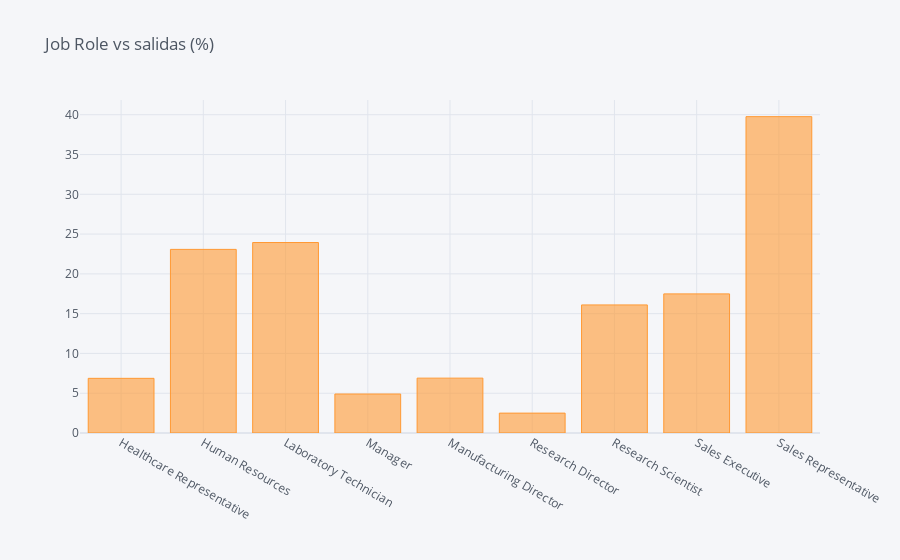

The notebook cell this image was saved under:
### Code cell
df_JobRole = pd.DataFrame(columns=["Job Role", "% of Leavers"])
i=0
for field in list(df_HR['JobRole'].unique()):
    ratio = df_HR[(df_HR['JobRole']==field)&(df_HR['Attrition']=="Yes")].shape[0] / df_HR[df_HR['JobRole']==field].shape[0]
    df_JobRole.loc[i] = (field, ratio*100)
    i += 1
    #print("In {}, the ratio of leavers is {:.2f}%".format(field, ratio*100))    
df_JR = df_JobRole.groupby(by="Job Role").sum()
df_JR.iplot(kind='bar',title='Job Role vs salidas (%)')

### Figure 1 — Plotly figure (JSON) as saved in the notebook; plotly's stock layout.template omitted (floating-point values rounded to 4 significant figures)
{"data": [{"marker": {"color": "rgba(255, 153, 51, 0.6)", "line": {"color": "rgba(255, 153, 51, 1.0)", "width": 1}}, "name": "% of Leavers", "orientation": "v", "text": "", "type": "bar", "x": ["Healthcare Representative", "Human Resources", "Laboratory Technician", "Manager", "Manufacturing Director", "Research Director", "Research Scientist", "Sales Executive", "Sales Representative"], "y": [6.87, 23.08, 23.94, 4.902, 6.897, 2.5, 16.1, 17.48, 39.76]}], "layout": {"legend": {"bgcolor": "#F5F6F9", "font": {"color": "#4D5663"}}, "paper_bgcolor": "#F5F6F9", "plot_bgcolor": "#F5F6F9", "title": {"font": {"color": "#4D5663"}, "text": "Job Role vs salidas (%)"}, "xaxis": {"gridcolor": "#E1E5ED", "showgrid": true, "tickfont": {"color": "#4D5663"}, "title": {"font": {"color": "#4D5663"}, "text": ""}, "zerolinecolor": "#E1E5ED"}, "yaxis": {"gridcolor": "#E1E5ED", "showgrid": true, "tickfont": {"color": "#4D5663"}, "title": {"font": {"color": "#4D5663"}, "text": ""}, "zerolinecolor": "#E1E5ED"}}}
